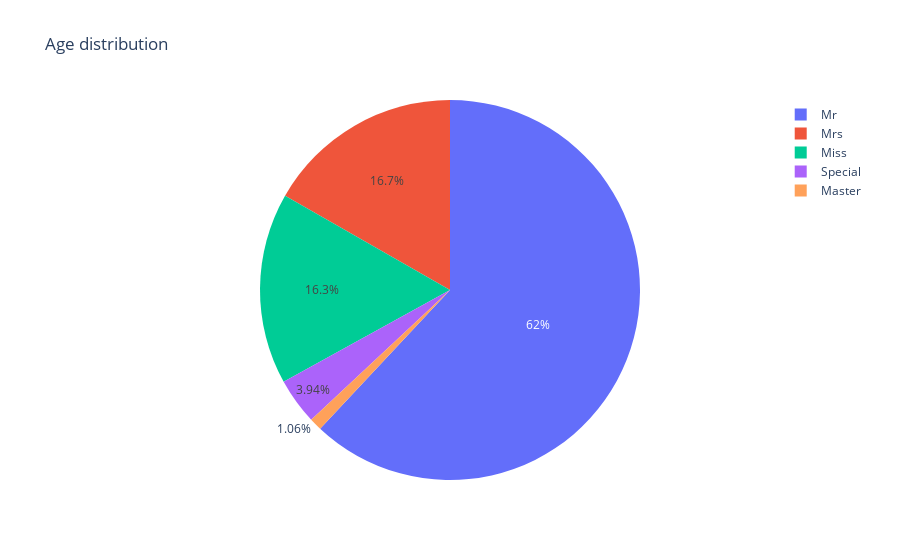

Write notebook code for a chart like this one.
### Code cell
import plotly.express as px

fig = px.pie(df, values='Age', names='Title' ,title='Age distribution')
fig.show()

### Figure 1 — Plotly figure (JSON) as saved in the notebook; plotly's stock layout.template omitted (floating-point values rounded to 4 significant figures; data arrays with more than 128 entries replaced by an {"elided": "..."} marker saying what was removed)
{"data": [{"domain": {"x": [0, 1], "y": [0, 1]}, "hovertemplate": "Title=%{label}<br>Age=%{value}<extra></extra>", "labels": {"elided": "891 str values"}, "legendgroup": "", "name": "", "showlegend": true, "type": "pie", "values": {"elided": "891 float values"}}], "layout": {"legend": {"tracegroupgap": 0}, "title": {"text": "Age distribution"}}}
